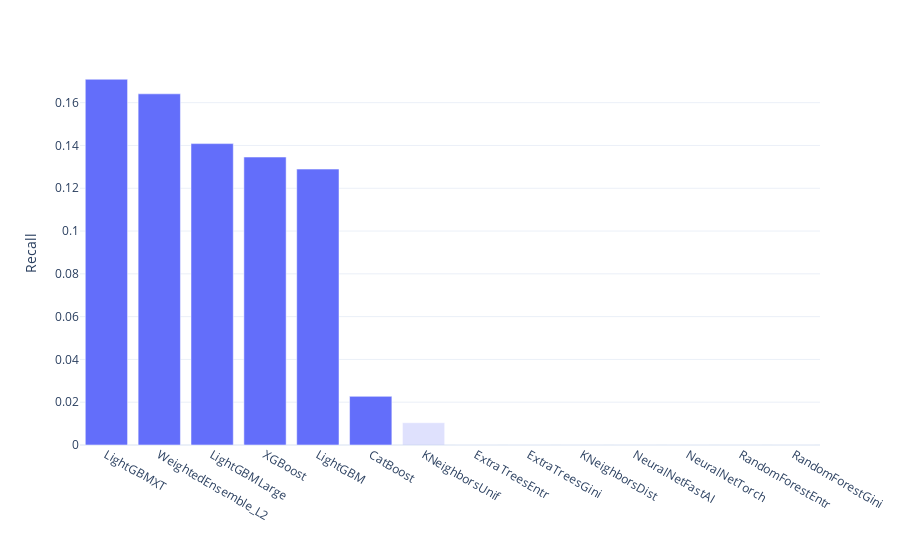

Source (notebook cell):
### Markdown cell above
## Qualitative Study of Data Generated by GPT 
#### Data Analaysis {.scrollable}

::: {.panel-tabset}
#### Recall

### Code cell
figs['실험1모델비교REC']

### Figure 1 — Plotly figure (JSON) as saved in the notebook; plotly's stock layout.template omitted (floating-point values rounded to 4 significant figures)
{"data": [{"alignmentgroup": "True", "hovertemplate": "Top6=True<br>Method=%{x}<br>Value=%{y}<extra></extra>", "legendgroup": "True", "marker": {"color": "#636efa", "pattern": {"shape": ""}}, "name": "True", "offsetgroup": "True", "orientation": "v", "showlegend": false, "textposition": "auto", "type": "bar", "x": ["LightGBMXT", "WeightedEnsemble_L2", "LightGBMLarge", "XGBoost", "LightGBM", "CatBoost"], "xaxis": "x", "y": [0.1709, 0.1641, 0.1409, 0.1346, 0.129, 0.02273], "yaxis": "y"}, {"alignmentgroup": "True", "hovertemplate": "Top6=False<br>Method=%{x}<br>Value=%{y}<extra></extra>", "legendgroup": "False", "marker": {"color": "#636efa", "opacity": 0.2, "pattern": {"shape": ""}}, "name": "False", "offsetgroup": "False", "orientation": "v", "showlegend": false, "textposition": "auto", "type": "bar", "x": ["KNeighborsUnif", "ExtraTreesEntr", "ExtraTreesGini", "KNeighborsDist", "NeuralNetFastAI", "NeuralNetTorch", "RandomForestEntr", "RandomForestGini"], "xaxis": "x", "y": [0.01042, 0, 0, 0, 0, 0, 0, 0], "yaxis": "y"}], "layout": {"autosize": true, "barmode": "relative", "legend": {"title": {"text": "Top6"}, "tracegroupgap": 0}, "margin": {"t": 60}, "xaxis": {"anchor": "y", "autorange": true, "domain": [0, 1], "range": [-0.5, 13.5], "title": {"text": ""}, "type": "category"}, "yaxis": {"anchor": "x", "autorange": true, "domain": [0, 1], "range": [0, 0.1799], "title": {"text": "Recall"}, "type": "linear"}}}
